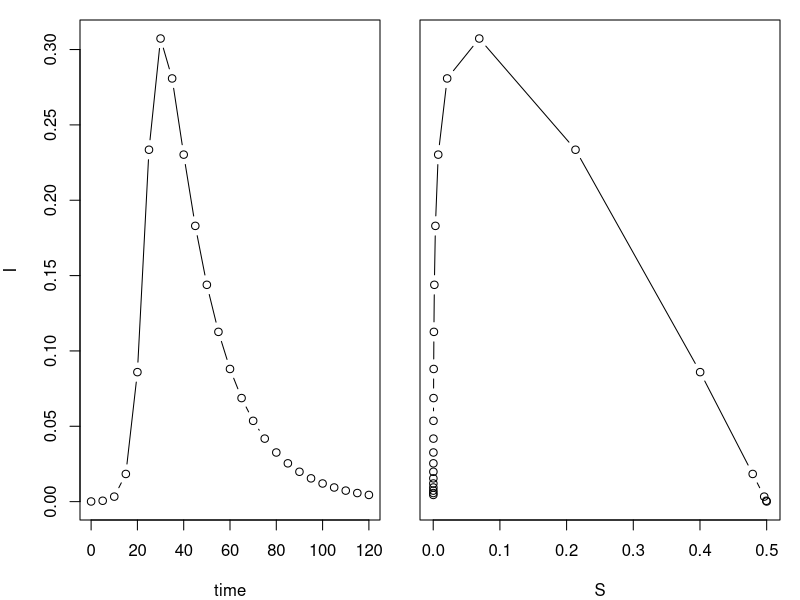
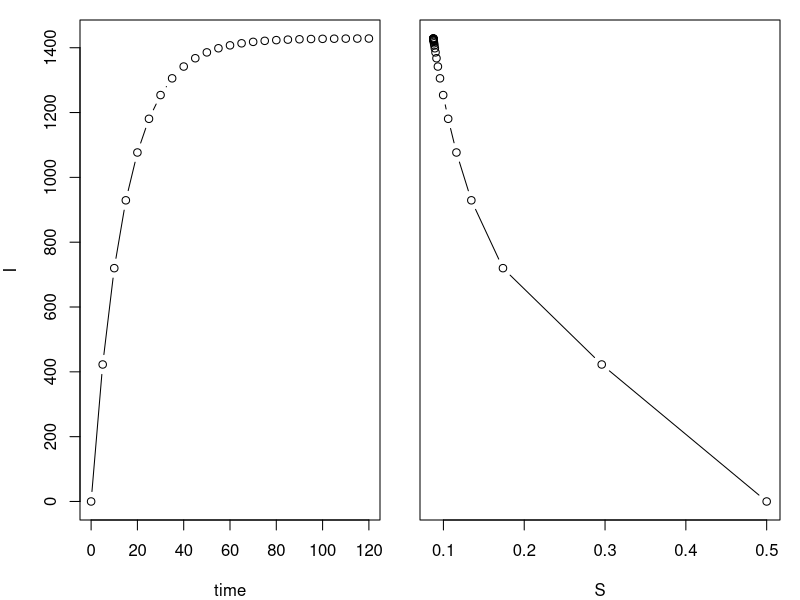
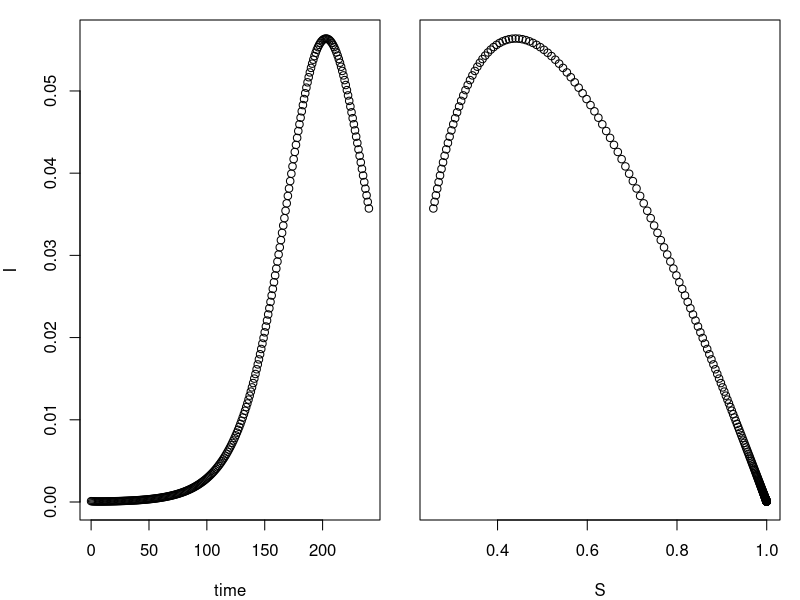
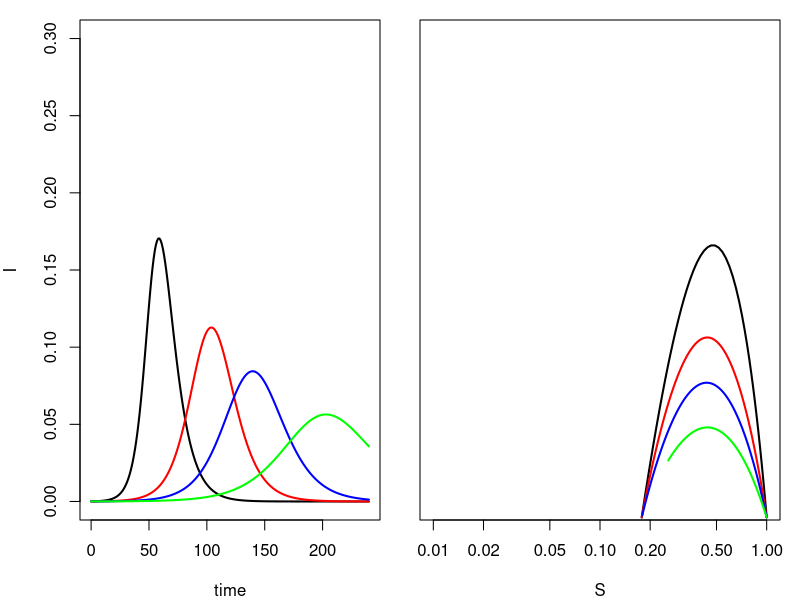

Generate these figures, in order, with R:
## ---- chunk 1
require(deSolve)
## ---- chunk 2
sir.model.close <- function (t, x, params) {    #here we begin a function with three arguments 
  S <- x[1]                               #create local variable S, the first element of x
  I <- x[2]                               #create local variable I
  R <- x[3]                               #create local variable R
  with(                                   #we can simplify code using "with"
       as.list(params),                   #this argument to "with" lets us use the variable names
       {                                  #the system of rate equations
         dS <- -beta*S*I
         dI <- beta*S*I-gamma*I
         dR <- gamma*I
         dx <- c(dS,dI,dR)                #combine results into a single vector dx
         list(dx)                         #return result as a list
       }
       )
}
## ---- chunk 3
times <- seq(0,120,by=5)                    #function seq returns a sequence
params <- c(beta=0.8,gamma=1/20)             #function c "c"ombines values into a vector --> I changed the values of beta and gamma in here 
xstart <- c(S=5000/10000,I=1/10000,R=5000)     #initial conditions --> I changed to 5000/10000
## ---- chunk 4
out2 <- as.data.frame(ode(xstart,times,sir.model.close,params))  #result stored in dataframe --> I changed to opened for Exercise 3
## ---- chunk 5
op <- par(fig=c(0,0.5,0,1),mar=c(4,4,1,1))                  #set graphical parameters
plot(I~time,data=out2,type='b')                              #plot the I variable against time
par(fig=c(0.5,1,0,1),mar=c(4,1,1,1),new=T)                  #re-set graphical parameters
plot(I~S,data=out2,type='b',yaxt='n',xlab='S')               #plot phase portrait
par(op)    
## ---- chunk 6
sir.model.open <- function (t, x, params2) {
S <- x[1] 
I <- x[2]
R <- x[3] 
with(
as.list(params2),
{ 
dS <- mu*(S+I+R) -beta*S*I - mu*S
dI <- beta*S*I-gamma*I - mu*I
dR <- gamma*I - mu*R
dx <- c(dS,dI,dR) 
list(dx) 
}
)
}
## ---- chunk 7
times <- seq(0,120,by=5)                    #function seq returns a sequence
params2 <- c(beta=0.8,gamma=1/20, mu=1/50)             #function c "c"ombines values into a vector 
xstart <- c(S=5000/10000,I=1/10000,R=5000) #initial conditions --> I changed to 5000/10000
## ---- chunk 8
out3 <- as.data.frame(ode(xstart,times,sir.model.open,params2))  #result stored in dataframe
## ---- chunk 9
op2 <- par(fig=c(0,0.5,0,1),mar=c(4,4,1,1))                  #set graphical parameters
plot(I~time,data=out3,type='b')                              #plot the I variable against time
par(fig=c(0.5,1,0,1),mar=c(4,1,1,1),new=T)                  #re-set graphical parameters
plot(I~S,data=out3,type='b',yaxt='n',xlab='S')               #plot phase portrait
par(op2)    
## ---- chunk 10
seir.model.closed2 <- function (t, x, params) {
S <- x[1] 
E <- x[2] 
I <- x[3]
R <- x[4] 
with( 
as.list(params),
{

dS <- -beta*S*I
dE <- beta*S*I - sigma*E
dI <- sigma*E - gamma*I
dR <- gamma*I
dx <- c(dS,dE, dI,dR)
list(dx)
}
)
}
## ---- chunk 11
params3 <- c(beta=0.3,sigma=1/14, gamma=1/7)

xstart <- c(S=9999/10000, E=0, I=1/10000,R=0)
times <- seq(0,240,by=1)
## ---- chunk 12
out4 <- as.data.frame(ode(xstart,times,seir.model.closed2,params3))  #result stored in dataframe
## ---- chunk 13
op3 <- par(fig=c(0,0.5,0,1),mar=c(4,4,1,1))                  #set graphical parameters
plot(I~time,data=out4,type='b')                              #plot the I variable against time
par(fig=c(0.5,1,0,1),mar=c(4,1,1,1),new=T)                  #re-set graphical parameters
plot(I~S,data=out4,type='b',yaxt='n',xlab='S')               #plot phase portrait
par(op3)    
## ---- chunk 14
params11 <- c(beta=0.3, sigma=1/0.0001, gamma=1/7)
params12 <- c(beta=0.3, sigma=1/3.5, gamma=1/7)
params13 <- c(beta=0.3, sigma=1/7, gamma=1/7)
params14 <- c(beta=0.3, sigma=1/14, gamma=1/7)

out11 <- as.data.frame(lsoda(xstart,times,seir.model.closed2,params11))
out12 <- as.data.frame(lsoda(xstart,times,seir.model.closed2,params12))
out13 <- as.data.frame(lsoda(xstart,times,seir.model.closed2,params13))
out14 <- as.data.frame(lsoda(xstart,times,seir.model.closed2,params14))
op <- par(fig=c(0,0.5,0,1),mar=c(4,4,1,1))
plot(I~time,data=out11,type='l', lwd=2, ylim=c(0, 0.3))
lines(I~time,data=out12,type='l', lwd=2, col='red')
lines(I~time,data=out13,type='l', lwd=2, col='blue')
lines(I~time,data=out14,type='l', lwd=2, col='green')

par(fig=c(0.5,1,0,1),mar=c(4,1,1,1),new=T)
plot(I~S,data=out11,type='l',lwd=2, log='x',yaxt='n',xlab='S', ylim=c(0.01, 0.3), xlim=c(0.01, 1))
lines(I~S,data=out12,type='l', lwd=2, col='red')
lines(I~S,data=out13,type='l', lwd=2, col='blue')
lines(I~S,data=out14,type='l', lwd=2, col='green')
par(op)
